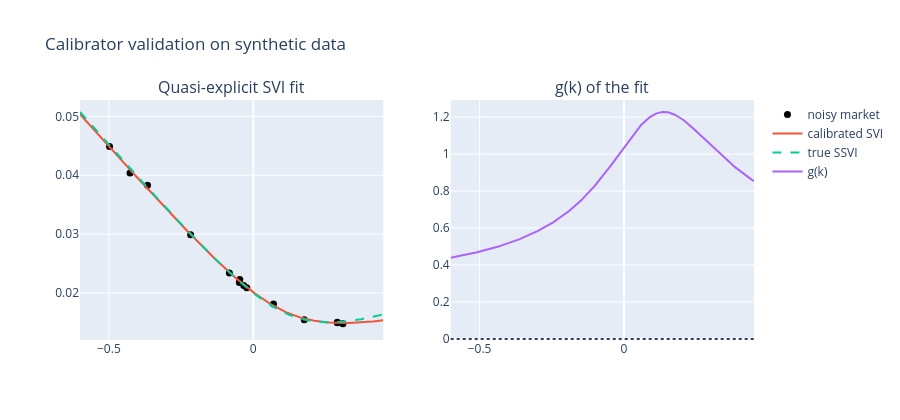

The notebook cell this image was saved under:
### Code cell
# --- synthetic validation: recover a known SSVI slice under 1% noise ---
def ssvi_w(k, theta, rho, eta, gamma):
    k = np.asarray(k, float); phi = eta * theta ** (-gamma)
    return 0.5 * theta * (1 + rho * phi * k + np.sqrt((phi * k + rho) ** 2 + (1 - rho ** 2)))

TRUE = dict(rho=-0.5, eta=0.8, gamma=0.4)
theta0 = 0.04 * 0.5
k_obs = np.sort(rng.uniform(-0.5, 0.35, 14))
w_obs = ssvi_w(k_obs, theta0, **TRUE) * (1 + 0.01 * rng.standard_normal(len(k_obs)))
p_fit, rmse = fit_svi_slice(k_obs, w_obs)
print("fitted SVI:", {k: round(v, 4) for k, v in p_fit.items()})
print(f"RMSE(w) = {rmse:.2e} | min g = {svi_min_g(p_fit, -0.6, 0.45):.4f} (>=0: arbitrage-free)")

kk = np.linspace(-0.6, 0.45, 300)
fig = make_subplots(rows=1, cols=2, subplot_titles=("Quasi-explicit SVI fit", "g(k) of the fit"))
fig.add_trace(go.Scatter(x=k_obs, y=w_obs, mode="markers", name="noisy market",
                         marker=dict(color="black", size=7)), 1, 1)
fig.add_trace(go.Scatter(x=kk, y=svi_raw(kk, **p_fit), name="calibrated SVI"), 1, 1)
fig.add_trace(go.Scatter(x=kk, y=ssvi_w(kk, theta0, **TRUE), name="true SSVI",
                         line=dict(dash="dash")), 1, 1)
gfit = durrleman_g(kk, svi_raw(kk, **p_fit), svi_prime(kk, **p_fit), svi_double(kk, **p_fit))
fig.add_trace(go.Scatter(x=kk, y=gfit, name="g(k)"), 1, 2)
fig.add_hline(y=0, line_dash="dot", row=1, col=2)
fig.update_layout(width=PLOT_W, height=PLOT_H, title="Calibrator validation on synthetic data")
fig.show()

### Figure 1 — Plotly figure (JSON) as saved in the notebook; plotly's stock layout.template omitted (floating-point values rounded to 4 significant figures; data arrays with more than 128 entries replaced by an {"elided": "..."} marker saying what was removed)
{"data": [{"marker": {"color": "black", "size": 7}, "mode": "markers", "name": "noisy market", "type": "scatter", "x": [-0.4978, -0.4267, -0.3663, -0.2169, -0.08289, -0.04824, -0.04685, -0.03301, -0.02263, 0.06984, 0.1764, 0.2909, 0.2909, 0.3102], "xaxis": "x", "y": [0.04487, 0.04037, 0.03831, 0.02989, 0.0234, 0.02179, 0.0223, 0.02129, 0.02091, 0.01813, 0.01547, 0.01504, 0.01496, 0.0148], "yaxis": "y"}, {"name": "calibrated SVI", "type": "scatter", "x": {"elided": "300 float values"}, "xaxis": "x", "y": {"elided": "300 float values"}, "yaxis": "y"}, {"line": {"dash": "dash"}, "name": "true SSVI", "type": "scatter", "x": {"elided": "300 float values"}, "xaxis": "x", "y": {"elided": "300 float values"}, "yaxis": "y"}, {"name": "g(k)", "type": "scatter", "x": {"elided": "300 float values"}, "xaxis": "x2", "y": {"elided": "300 float values"}, "yaxis": "y2"}], "layout": {"annotations": [{"font": {"size": 16}, "showarrow": false, "text": "Quasi-explicit SVI fit", "x": 0.225, "xanchor": "center", "xref": "paper", "y": 1, "yanchor": "bottom", "yref": "paper"}, {"font": {"size": 16}, "showarrow": false, "text": "g(k) of the fit", "x": 0.775, "xanchor": "center", "xref": "paper", "y": 1, "yanchor": "bottom", "yref": "paper"}], "height": 420, "shapes": [{"line": {"dash": "dot"}, "type": "line", "x0": 0, "x1": 1, "xref": "x2 domain", "y0": 0, "y1": 0, "yref": "y2"}], "title": {"text": "Calibrator validation on synthetic data"}, "width": 900, "xaxis": {"anchor": "y", "domain": [0, 0.45]}, "xaxis2": {"anchor": "y2", "domain": [0.55, 1]}, "yaxis": {"anchor": "x", "domain": [0, 1]}, "yaxis2": {"anchor": "x2", "domain": [0, 1]}}}
